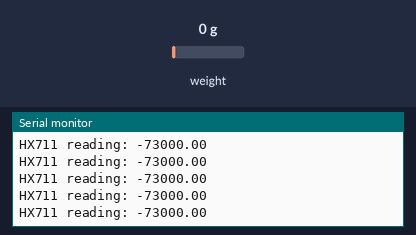
A sketch run on a simulated Arduino Uno, built with avr-gcc and run on an emulated ATmega328P. Shown: the last lines printed to the serial monitor. Inputs (shaded band) come from the test bench; at power-on: weight on the scale 0 g.

Above: at 1.2 s.
1.3 s: weight on the scale set to 100 g
At 1.46 s:
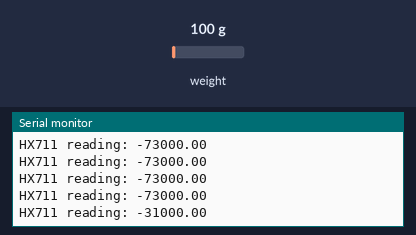
2.8 s: weight on the scale set to 1250 g
At 2.87 s:
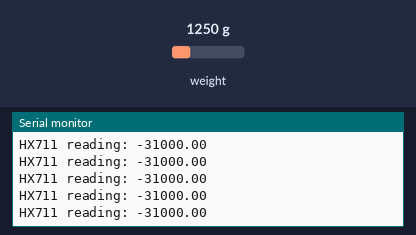
Timing chart, 0 to 5.8 s (numbered marks = the images above; inputs shaded):
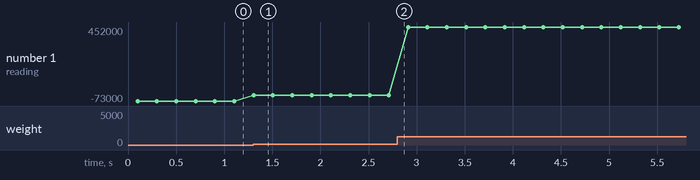

Measured:
- after the input at 1.3 s, the serial monitor: prints a new line at once (image 1)
- plotted number 1: -73000 → -31000 after the input at 1.3 s, -31000 → 452000 after the input at 2.8 s

The sketch:

loadcellhx711.ino
```cpp
#include "HX711.h"

// HX711 circuit wiring
const int LOADCELL_DOUT_PIN = 14;
const int LOADCELL_SCK_PIN = 15;

HX711 scale;

void setup() {
  Serial.begin(9600);
  scale.begin(LOADCELL_DOUT_PIN, LOADCELL_SCK_PIN);
}

void loop() {

  if (scale.is_ready()) {
    long reading = scale.read();
// تنظیم صفر
    float weight = reading-132000+59000;
    Serial.print("HX711 reading: ");
    Serial.println(weight);
  } else {
    Serial.println("HX711 not found.");
  }

  delay(100);

}
```
